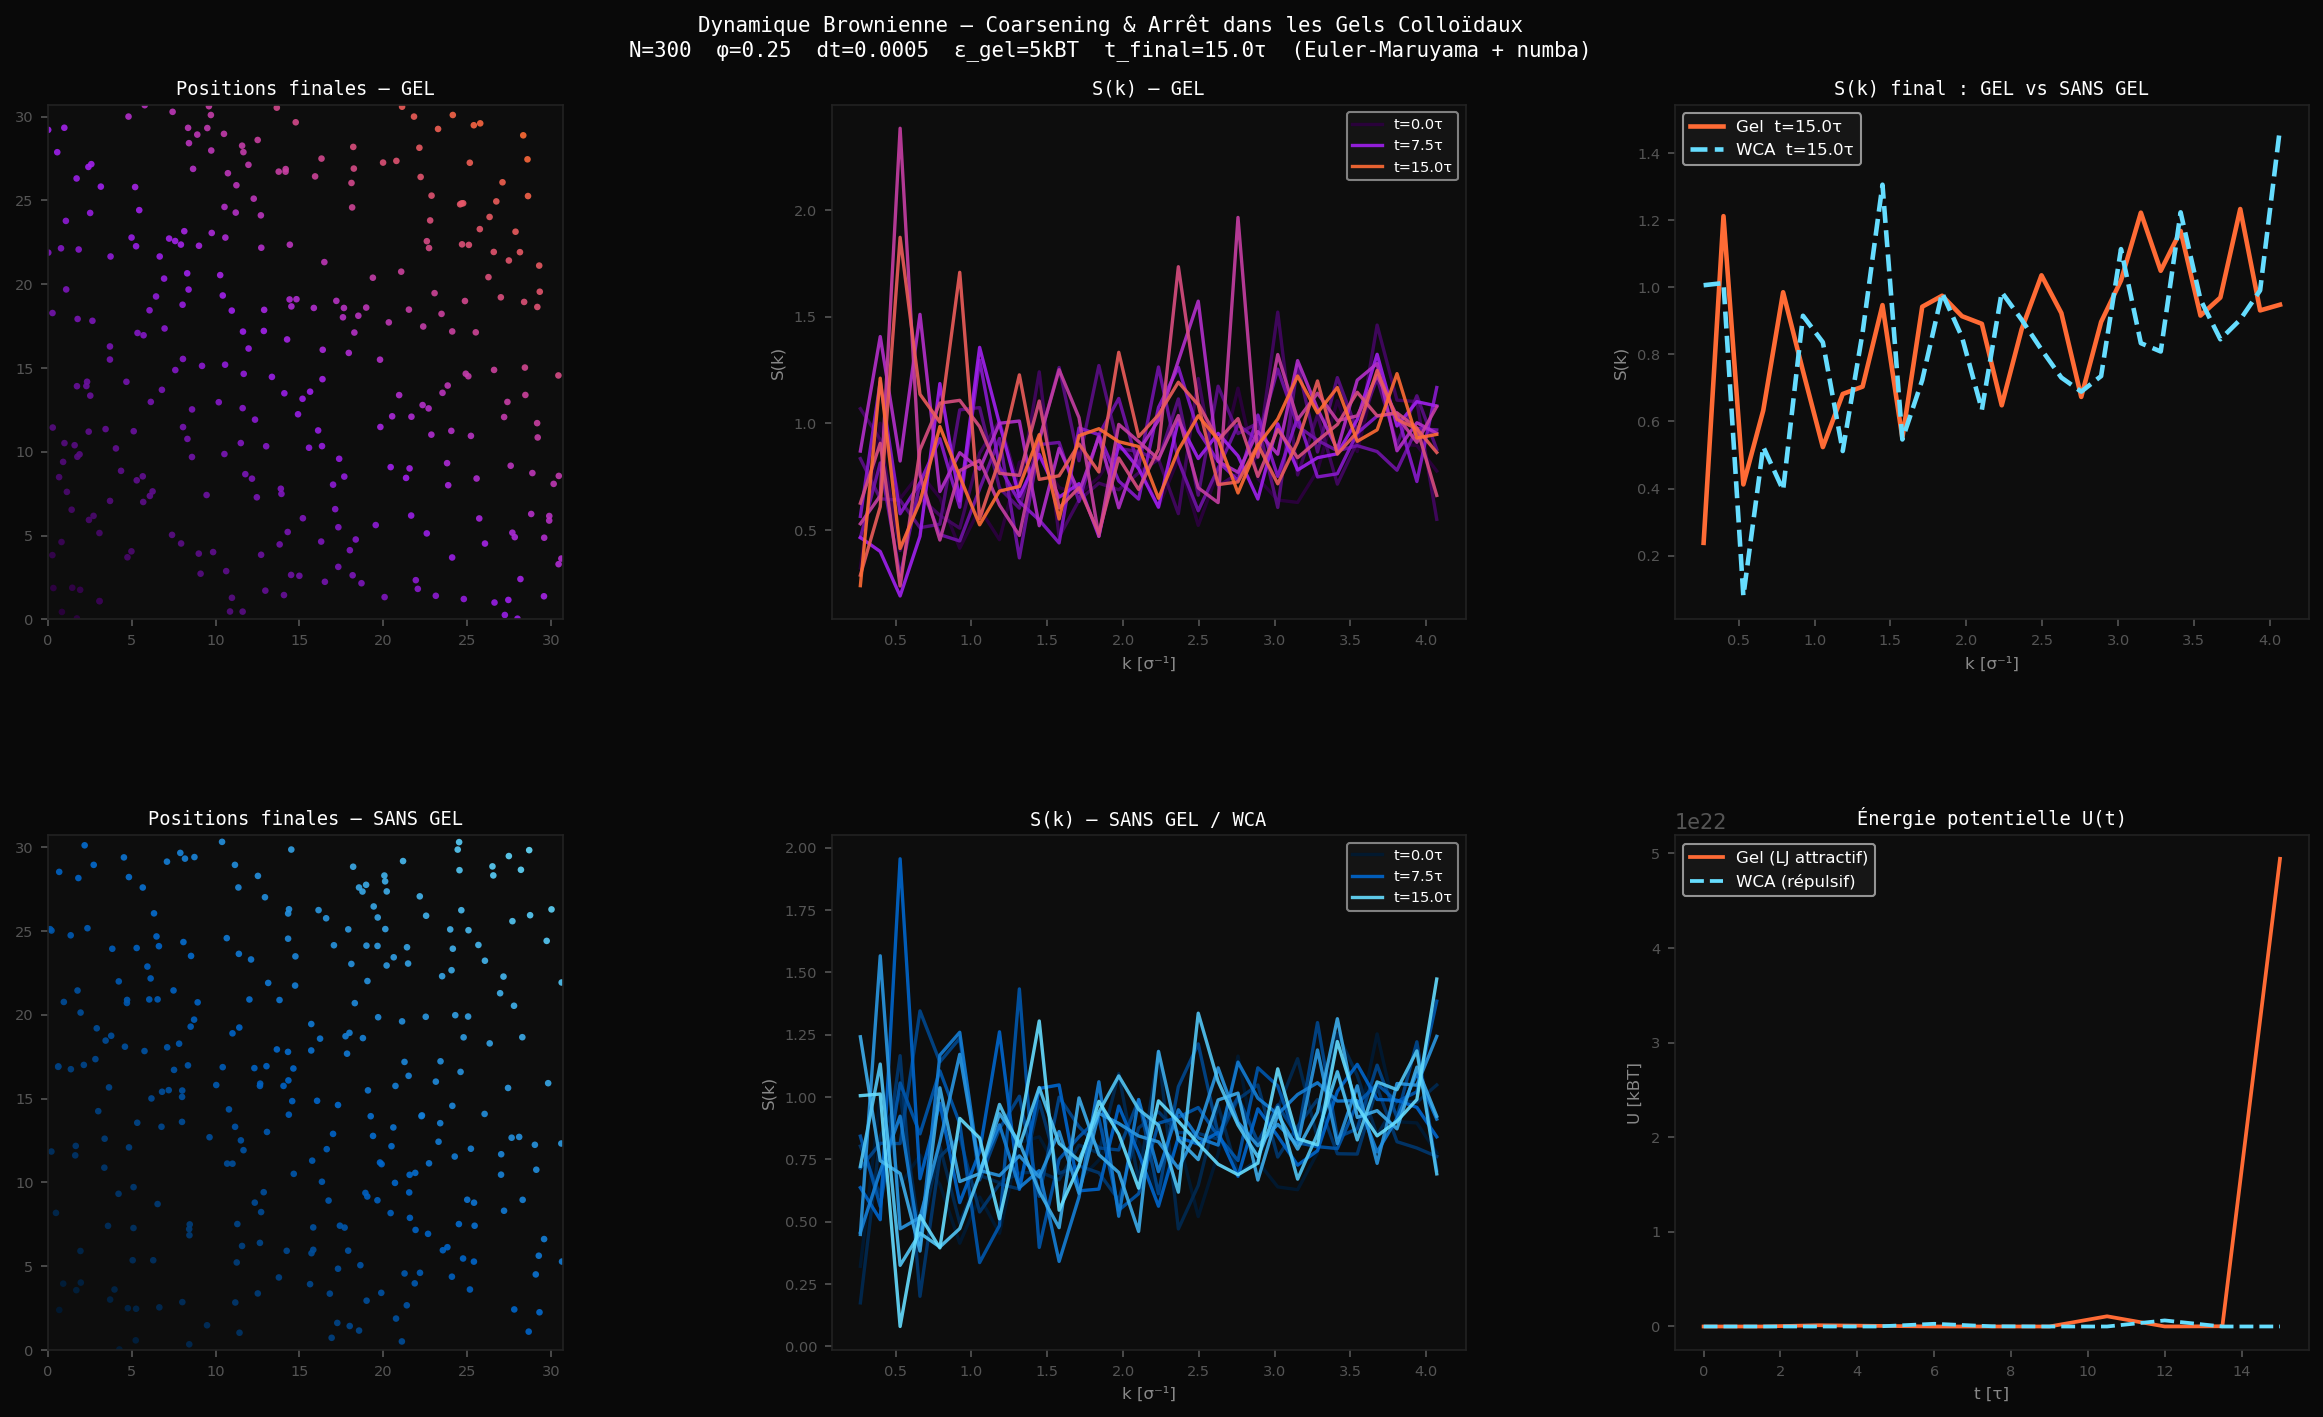

Here is the Python script that generated this plot:
"""
=============================================================
 Dynamique Brownienne — Coarsening & Arrêt dans les Gels Colloïdaux
 v4 : forces compilées avec numba (@njit) → stable et rapide
=============================================================
Équation de Langevin overdamped, schéma Euler-Maruyama :
    r_i(t+dt) = r_i(t) + (dt/γ) F_i + sqrt(2 kBT dt/γ) η_i

Potentiels :
  - SANS gel : WCA (LJ coupé au minimum r_c = 2^(1/6)σ, purement répulsif)
  - AVEC gel  : LJ attractif coupé à r_c = 2.5σ, ε = 5 kBT

Conditions aux limites : périodiques (PBC), boîte carrée de côté L
=============================================================
"""

import numpy as np
import matplotlib.pyplot as plt
import matplotlib.gridspec as gridspec
from matplotlib.colors import LinearSegmentedColormap
from numba import njit

# ─────────────────────────────────────────────
#  PARAMÈTRES
# ─────────────────────────────────────────────
N          = 300
PHI        = 0.25
SIGMA      = 1.0
kBT        = 1.0
GAMMA      = 1.0

EPS_GEL    = 5.0
EPS_WCA    = 1.0

DT         = 5e-4         # dt petit → stable même sans clamp
N_EQUIL    = 5_000        # équilibration douce
N_STEPS    = 30_000       # t_final = 15 τ
SNAP_EVERY = 3_000

NK_SHELLS  = 30
NK_MAX     = 20
SEED       = 42

R_CUT_GEL  = 2.5
R_CUT_WCA  = 2**(1/6)

# ─────────────────────────────────────────────
#  FORCES — compilées numba, boucle sur paires
#  O(N²) mais exécuté en C → très rapide
# ─────────────────────────────────────────────

@njit(cache=True)
def compute_forces_numba(pos, L, eps, r_cut):
    """
    Boucle sur toutes les paires (i<j), PBC, LJ shifté au cutoff.
    Retourne forces (N,2) et énergie potentielle U.
    """
    N      = pos.shape[0]
    forces = np.zeros((N, 2))
    U_tot  = 0.0

    sig2   = SIGMA**2
    r_cut2 = r_cut**2

    # Shift au cutoff pour continuité de U
    ir2c   = sig2 / r_cut2
    ir6c   = ir2c**3
    U_cut  = 4.0 * eps * (ir6c*ir6c - ir6c)

    for i in range(N - 1):
        for j in range(i + 1, N):
            dx = pos[j, 0] - pos[i, 0]
            dy = pos[j, 1] - pos[i, 1]

            # PBC image minimale
            dx -= L * round(dx / L)
            dy -= L * round(dy / L)

            r2 = dx*dx + dy*dy
            if r2 >= r_cut2 or r2 < 1e-12:
                continue

            ir2  = sig2 / r2
            ir6  = ir2 * ir2 * ir2
            ir12 = ir6 * ir6

            U = 4.0 * eps * (ir12 - ir6) - U_cut
            U_tot += U

            # Force : f/r² * dr  (Newton 3)
            fr = 24.0 * eps / r2 * (2.0*ir12 - ir6)
            fx = fr * dx
            fy = fr * dy

            forces[i, 0] += fx
            forces[i, 1] += fy
            forces[j, 0] -= fx
            forces[j, 1] -= fy

    return forces, U_tot


# ─────────────────────────────────────────────
#  INIT POSITIONS
# ─────────────────────────────────────────────

def init_positions(N, phi, sigma, seed=42):
    L = np.sqrt(N * np.pi * (sigma / 2)**2 / phi)
    rng = np.random.default_rng(seed)
    n_side = int(np.ceil(np.sqrt(N)))
    spacing = L / n_side
    xs = (np.arange(n_side) + 0.5) * spacing
    grid = np.array([[x, y] for y in xs for x in xs])[:N]
    pos = grid + rng.uniform(-0.05*spacing, 0.05*spacing, size=(N, 2))
    return pos % L, L


# ─────────────────────────────────────────────
#  ÉQUILIBRATION DOUCE (WCA, ε croissant)
# ─────────────────────────────────────────────

def equilibrate(pos, L, n_steps, seed):
    rng = np.random.default_rng(seed + 99)
    dt_eq = 1e-4   # très petit pendant l'équilibration
    print(f"  Équilibration ({n_steps} pas, dt={dt_eq}) ...", end="", flush=True)
    for step in range(n_steps):
        # ε monte progressivement 0.1 → 1.0 kBT sur la première moitié
        frac    = min(1.0, (step + 1) / (n_steps * 0.5))
        eps_now = 0.1 + 0.9 * frac
        forces, _ = compute_forces_numba(pos, L, eps_now, R_CUT_WCA)
        noise  = rng.standard_normal(pos.shape)
        amp    = np.sqrt(2.0 * kBT * dt_eq / GAMMA)
        pos    = (pos + (dt_eq / GAMMA) * forces + amp * noise) % L
    print(" OK")
    return pos


# ─────────────────────────────────────────────
#  PAS EULER-MARUYAMA
# ─────────────────────────────────────────────

def em_step(pos, L, eps, r_cut, rng):
    forces, U = compute_forces_numba(pos, L, eps, r_cut)
    noise     = rng.standard_normal(pos.shape)
    amp       = np.sqrt(2.0 * kBT * DT / GAMMA)
    pos_new   = (pos + (DT / GAMMA) * forces + amp * noise) % L
    return pos_new, U


# ─────────────────────────────────────────────
#  FACTEUR DE STRUCTURE S(k)
# ─────────────────────────────────────────────

def structure_factor(pos, L, nk_shells=NK_SHELLS, nk_max=NK_MAX):
    k0 = 2.0 * np.pi / L
    n  = len(pos)

    nx_arr, ny_arr = np.meshgrid(np.arange(-nk_max, nk_max+1),
                                  np.arange(-nk_max, nk_max+1))
    nx_arr = nx_arr.ravel()
    ny_arr = ny_arr.ravel()
    n2     = nx_arr**2 + ny_arr**2
    sel    = (n2 >= 1) & (n2 <= nk_max**2)
    nx_arr, ny_arr, n2 = nx_arr[sel], ny_arr[sel], n2[sel]

    kx     = nx_arr * k0
    ky     = ny_arr * k0
    k_mags = np.sqrt(n2) * k0

    phase  = kx[:, None] * pos[:, 0] + ky[:, None] * pos[:, 1]
    Sk_all = np.abs(np.sum(np.exp(1j * phase), axis=1))**2 / n

    bins      = np.linspace(k_mags.min()*0.99, k_mags.max()*1.01, nk_shells+1)
    k_centers = 0.5 * (bins[:-1] + bins[1:])
    idx       = np.searchsorted(bins, k_mags, side='right') - 1
    S_binned  = np.zeros(nk_shells)
    counts    = np.zeros(nk_shells)
    np.add.at(S_binned, idx, Sk_all)
    np.add.at(counts,   idx, 1)
    valid = counts > 0
    S_binned[valid] /= counts[valid]

    return k_centers[valid], S_binned[valid]


# ─────────────────────────────────────────────
#  SIMULATION PRINCIPALE
# ─────────────────────────────────────────────

def run_simulation(mode="gel", seed=SEED):
    rng = np.random.default_rng(seed)
    pos, L = init_positions(N, PHI, SIGMA, seed=seed)

    label = "GÉLATION (LJ attractif, ε=5kBT)" if mode=="gel" \
            else "SANS GEL (WCA, purement répulsif)"
    print(f"\n{'='*55}\n  Mode : {label}")

    # Compilation numba au premier appel (quelques secondes)
    print("  Compilation numba (premier appel) ...", end="", flush=True)
    _ = compute_forces_numba(pos[:10], L, 1.0, R_CUT_WCA)
    print(" OK")

    pos = equilibrate(pos, L, N_EQUIL, seed)

    eps   = EPS_GEL   if mode == "gel" else EPS_WCA
    r_cut = R_CUT_GEL if mode == "gel" else R_CUT_WCA
    t_final = N_STEPS * DT

    print(f"  N={N}, φ={PHI}, dt={DT}, steps={N_STEPS}, t_final={t_final:.1f} τ")
    print(f"  ε={eps:.1f} kBT, r_cut={r_cut:.3f} σ")

    snapshots, energies = [], []

    for step in range(N_STEPS + 1):
        if step % SNAP_EVERY == 0:
            t = step * DT
            k_vals, S_vals = structure_factor(pos, L)
            snapshots.append((t, k_vals.copy(), S_vals.copy()))
            _, U = compute_forces_numba(pos, L, eps, r_cut)
            energies.append((t, U))
            print(f"  step {step:6d}/{N_STEPS}  t={t:5.2f} τ  U={U:10.2f} kBT")
        if step < N_STEPS:
            pos, _ = em_step(pos, L, eps, r_cut, rng)

    return snapshots, energies, pos, L


# ─────────────────────────────────────────────
#  VISUALISATION
# ─────────────────────────────────────────────

def plot_results(snaps_gel, snaps_wca, pos_gel, pos_wca, L, en_gel, en_wca):
    cg = LinearSegmentedColormap.from_list("g", ["#2d0040", "#a020f0", "#ff6b35"])
    cw = LinearSegmentedColormap.from_list("w", ["#001a33", "#0066cc", "#66ddff"])

    fig = plt.figure(figsize=(17, 10), facecolor="#090909")
    gs  = gridspec.GridSpec(2, 3, figure=fig,
                            hspace=0.42, wspace=0.33,
                            left=0.06, right=0.97, top=0.91, bottom=0.08)
    ax_pg = fig.add_subplot(gs[0, 0])
    ax_sg = fig.add_subplot(gs[0, 1])
    ax_sc = fig.add_subplot(gs[0, 2])
    ax_pw = fig.add_subplot(gs[1, 0])
    ax_sw = fig.add_subplot(gs[1, 1])
    ax_en = fig.add_subplot(gs[1, 2])

    tkw = dict(color="white", fontfamily="monospace", fontsize=9, pad=5)

    # ── Positions ──────────────────────────────────
    for ax, pos, title, cm in [
        (ax_pg, pos_gel, "Positions finales — GEL",     cg),
        (ax_pw, pos_wca, "Positions finales — SANS GEL", cw),
    ]:
        ax.set_facecolor("#0d0d0d")
        ax.scatter(pos[:,0], pos[:,1], c=pos[:,0]+pos[:,1],
                   cmap=cm, s=10, alpha=0.9, linewidths=0)
        ax.set_xlim(0, L); ax.set_ylim(0, L); ax.set_aspect("equal")
        ax.set_title(title, **tkw)
        ax.tick_params(colors="#555", labelsize=7)
        for sp in ax.spines.values(): sp.set_edgecolor("#222")

    # ── S(k) gel ───────────────────────────────────
    ns = len(snaps_gel)
    ax_sg.set_facecolor("#0d0d0d")
    for i, (t, k, S) in enumerate(snaps_gel):
        col = cg(i / max(ns-1, 1))
        lbl = f"t={t:.1f}τ" if i in [0, ns//2, ns-1] else ""
        ax_sg.plot(k, S, color=col, lw=1.6, alpha=0.9, label=lbl)
    ax_sg.set_title("S(k) — GEL", **tkw)
    ax_sg.set_xlabel("k [σ⁻¹]", color="#888", fontsize=8)
    ax_sg.set_ylabel("S(k)", color="#888", fontsize=8)
    ax_sg.tick_params(colors="#555", labelsize=7)
    ax_sg.legend(fontsize=7, facecolor="#1a1a1a", labelcolor="white", framealpha=0.6)
    for sp in ax_sg.spines.values(): sp.set_edgecolor("#222")

    # ── S(k) WCA ───────────────────────────────────
    ns2 = len(snaps_wca)
    ax_sw.set_facecolor("#0d0d0d")
    for i, (t, k, S) in enumerate(snaps_wca):
        col = cw(i / max(ns2-1, 1))
        lbl = f"t={t:.1f}τ" if i in [0, ns2//2, ns2-1] else ""
        ax_sw.plot(k, S, color=col, lw=1.6, alpha=0.9, label=lbl)
    ax_sw.set_title("S(k) — SANS GEL / WCA", **tkw)
    ax_sw.set_xlabel("k [σ⁻¹]", color="#888", fontsize=8)
    ax_sw.set_ylabel("S(k)", color="#888", fontsize=8)
    ax_sw.tick_params(colors="#555", labelsize=7)
    ax_sw.legend(fontsize=7, facecolor="#1a1a1a", labelcolor="white", framealpha=0.6)
    for sp in ax_sw.spines.values(): sp.set_edgecolor("#222")

    # ── Comparaison finale ─────────────────────────
    ax_sc.set_facecolor("#0d0d0d")
    tg, kg, Sg = snaps_gel[-1]
    tw, kw2, Sw = snaps_wca[-1]
    ax_sc.plot(kg,  Sg, color="#ff6b35", lw=2.2, label=f"Gel  t={tg:.1f}τ")
    ax_sc.plot(kw2, Sw, color="#66ddff", lw=2.2, ls="--", label=f"WCA  t={tw:.1f}τ")
    ax_sc.set_title("S(k) final : GEL vs SANS GEL", **tkw)
    ax_sc.set_xlabel("k [σ⁻¹]", color="#888", fontsize=8)
    ax_sc.set_ylabel("S(k)", color="#888", fontsize=8)
    ax_sc.tick_params(colors="#555", labelsize=7)
    ax_sc.legend(fontsize=8, facecolor="#1a1a1a", labelcolor="white", framealpha=0.7)
    for sp in ax_sc.spines.values(): sp.set_edgecolor("#222")

    # ── Énergie ────────────────────────────────────
    ax_en.set_facecolor("#0d0d0d")
    tg_e, Ug = zip(*en_gel)
    tw_e, Uw = zip(*en_wca)
    ax_en.plot(tg_e, Ug, color="#ff6b35", lw=1.8, label="Gel (LJ attractif)")
    ax_en.plot(tw_e, Uw, color="#66ddff", lw=1.8, ls="--", label="WCA (répulsif)")
    ax_en.set_title("Énergie potentielle U(t)", **tkw)
    ax_en.set_xlabel("t [τ]", color="#888", fontsize=8)
    ax_en.set_ylabel("U [kBT]", color="#888", fontsize=8)
    ax_en.tick_params(colors="#555", labelsize=7)
    ax_en.legend(fontsize=8, facecolor="#1a1a1a", labelcolor="white", framealpha=0.7)
    for sp in ax_en.spines.values(): sp.set_edgecolor("#222")

    fig.suptitle(
        f"Dynamique Brownienne — Coarsening & Arrêt dans les Gels Colloïdaux\n"
        f"N={N}  φ={PHI}  dt={DT}  ε_gel={EPS_GEL:.0f}kBT"
        f"  t_final={N_STEPS*DT:.1f}τ  (Euler-Maruyama + numba)",
        color="white", fontsize=10, fontfamily="monospace", y=0.97
    )
    plt.savefig("colloidal_gel_v4.png", dpi=150, bbox_inches="tight",
                facecolor=fig.get_facecolor())
    print("\n  Figure sauvegardée : colloidal_gel_v4.png")
    plt.show()


# ─────────────────────────────────────────────
#  MAIN
# ─────────────────────────────────────────────

if __name__ == "__main__":
    print("="*55)
    print(f"  N={N}, {N_STEPS} pas, dt={DT}, t_final={N_STEPS*DT:.1f} τ")
    print(f"  Forces numba @njit — ~10-15 min total")
    print("="*55)

    snaps_gel, en_gel, pos_gel, L = run_simulation(mode="gel")
    snaps_wca, en_wca, pos_wca, _ = run_simulation(mode="no_gel")
    plot_results(snaps_gel, snaps_wca, pos_gel, pos_wca, L, en_gel, en_wca)
